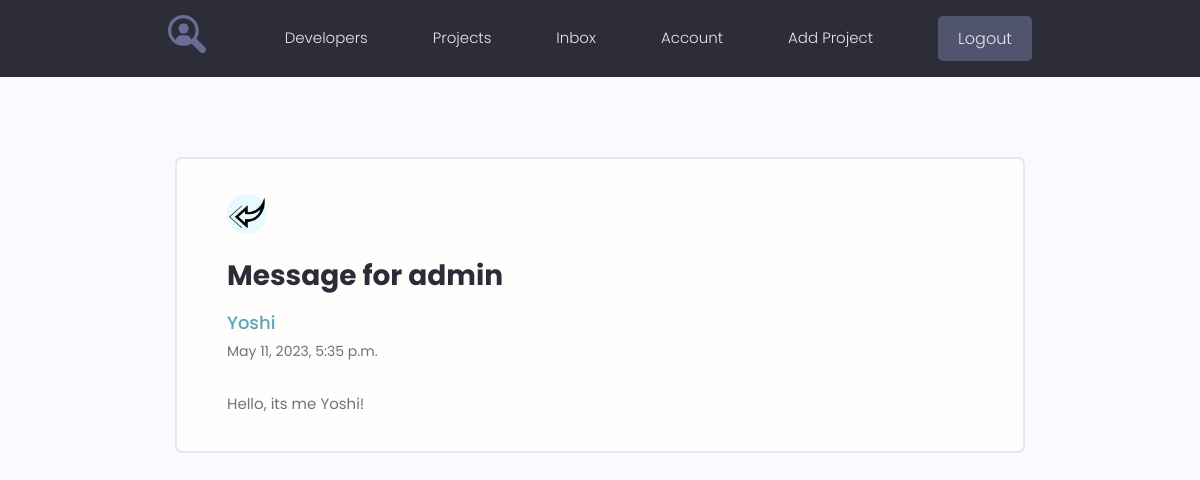
The app's page /users/message/3/ (signed in) with its own data.
### users/models.py (models this page shows, shortened)
class Message(models.Model):
    sender = models.ForeignKey(Profile, on_delete=models.SET_NULL, null=True, blank=True)
    recipient = models.ForeignKey(Profile, on_delete=models.SET_NULL, null=True, blank=True, related_name='messages')
    name = models.CharField(max_length=200, blank=True, null=True)
    email = models.EmailField(max_length=200)
    subject = models.CharField(max_length=200, null=True, blank=True)
    body = models.TextField()
    is_read = models.BooleanField(default=False)
    created = models.DateTimeField(auto_now_add=True)
    class Meta:
        ordering = ['-is_read', '-created']

### users/views.py (the view)
# urls.py: path('message/<str:pk>/', views.view_message, name='message'),
@login_required(login_url='login')
def view_message(request, pk):
    profile = request.user.profile
    message = profile.messages.get(id=pk)
    if message.is_read is False:
        message.is_read = True
        message.save()
    context = {'message':message}
    return render(request, 'users/message.html', context)

### users/templates/users/message.html
{% extends 'projects/base.html' %}
{% load static %}
{% block content %}
  <main class="messagePage my-xl">
    <div class="content-box">
      <div class="message">
        <a class="backButton" href="{% url 'inbox' %}"><img src="{% static 'images/left.png' %}" alt="left"></a>
        <h2 class="message__subject">{{message.subject}}</h2>
          <a href="profile.html" class="message__author">{{message.name}}</a>
          <p class="message__date">{{message.created}}</p>
          <div class="message__body">
            {{message.body|linebreaksbr}}
          </div>
      </div>
    </div>
  </main>
{% endblock %}

### projects/static/styles/app.css (style rules this page uses)
:root { --color-sub: #2d2d39; }
img { width: 100%; }
.content-box { width: 95%; max-width: 85rem; margin: 0 auto; }
.message { padding: 2.5rem 0; }
.message > a { display: flex; gap: 1rem; }
.message__author, .message__date { flex-basis: 25%; }
.message__subject { flex-basis: 50%; }
.message__date { text-align: right; }
.messagePage .message { list-style: none; background: var(--color-white); padding: 3.5rem 5rem; border: 2px solid var(--color-light); border-radius: 0.7rem; }
.messagePage .message__subject { font-size: 2.8rem; color: var(--color-sub); margin-bottom: 1rem; margin-top: 2rem; }
.messagePage .message__author { font-size: 1.8rem; font-weight: 500; }
.messagePage .message__date { font-size: 1.4rem; font-weight: 400; text-align: left; margin-bottom: 3rem; }
.backButton { background: var(--color-main-light); color: var(--color-main); width: 4rem; height: 4rem; display: flex; align-items: center; justify-content: center; border-radius: 50%; }

### projects/static/uikit/styles/modules/_variables.css (style rules this page uses)
:root { --color-main: #5aa5b9; --color-main-light: #e6faff; --color-sub: #3f4156; --color-sub-light: #51546e; --color-sub-lighter: #ededfd; --color-text: #737373; --color-gray: #8b8b8b; --color-light: #e5e7eb; --color-light-gray: #767676; --color-bg: #f8fafd; --color-white: #fffefd; --color-white-light: #f3f3f3; --color-success: #359e64; --color-success-bg: #def8e8; --color-error: #fc4b0b; --color-error-bg: #fff2ee; --font-base: 'Poppins', arial, helvetica, 'Segoe UI', roboto, ubuntu, sans-serif; --font-monospace: 'Fira Code', 'Courier New', courier, monospace; --font-regular: 300; --font-medium: 500; --font-bold: 700; --generic-shadow: 1px 1px 5px #00000010; --generic-transition: all 0.3s ease-in-out; }

### projects/static/uikit/styles/modules/_base.css (style rules this page uses)
* { margin: 0; padding: 0; box-sizing: border-box; text-rendering: optimizeLegibility; color: inherit; font-size: inherit; }
html { font-size: 50%; }
@media only screen and (min-width: 480px) { html { font-size: 56.25%; } }
@media only screen and (min-width: 1200px) { html { font-size: 62.5%; } }
body { line-height: 1.6; font-weight: 400; font-size: 1.5rem; color: var(--color-text); background-color: var(--color-bg); min-height: 100vh; }

### projects/static/uikit/styles/modules/_typography.css (style rules this page uses)
* { font-family: var(--font-base); }
h2 { font-size: 3.6rem; font-weight: var(--font-bold); }
p, span, strong { font-size: 1.6rem; color: var(--color-text); font-weight: var(--font-regular); }
a { padding-bottom: 2px; text-decoration: none; display: inline-block; color: var(--color-main); font-weight: var(--font-medium); }

### projects/static/uikit/styles/modules/_utilities.css (style rules this page uses)
.my-xl { margin: 8rem auto; }

### records on screen
Message: subject "Message for admin", name "Yoshi", created "May 11, 2023, 5:35 p.m.", body "Hello, its me Yoshi!"
